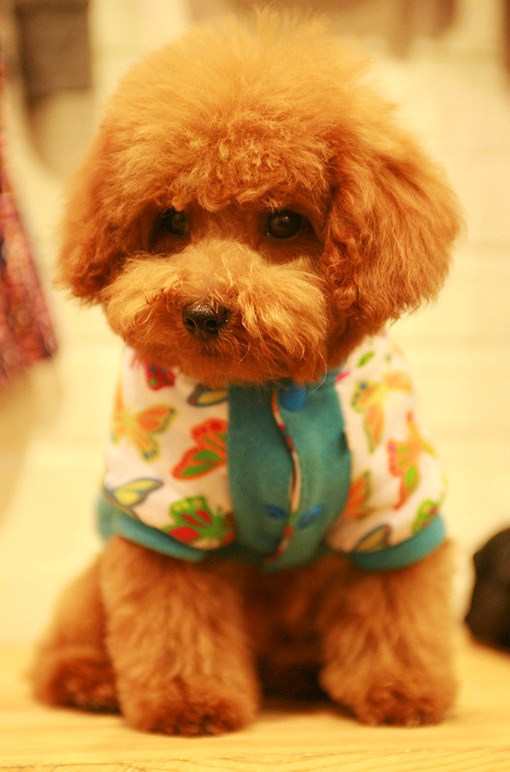
#> input picture utils/2.jpg, 510 x 772 px
$ python bitmap.py
#> lines starting #> are read from the running program, lines starting #| are printed output that depends on the picture
#> further down, image is the input picture: shape (772, 510, 3); mean B, G, R 73.8, 142.8, 198.9
import cv2
import numpy as np
import struct

def img_to_bit(image):
	rows = image.shape[0]
#> rows = 772
	cols = image.shape[1]
#> cols = 510
	channels = image.shape[2]
#> channels = 3

	fileSave = open('patch.bin','wb')
	for i in range(0,rows):
		for j in range(0,cols):
			fileSave.write(image[i,j,2])
	for i in range(0,rows):
		for j in range(0,cols):
			fileSave.write(image[i,j,1])
	for i in range(0,rows):
		for j in range(0,cols):
			fileSave.write(image[i,j,0])
	fileSave.close()

def bit_to_img(imageRead):
	rows = imageRead.shape[0]
#> rows = 772
	cols = imageRead.shape[1]
#> cols = 510
	fileReader = open('patch.bin','rb')
	for i in range(0,rows):
		for j in range(0,cols):
			a = struct.unpack("B",fileReader.read(1))
			imageRead[i,j,2] = a[0]
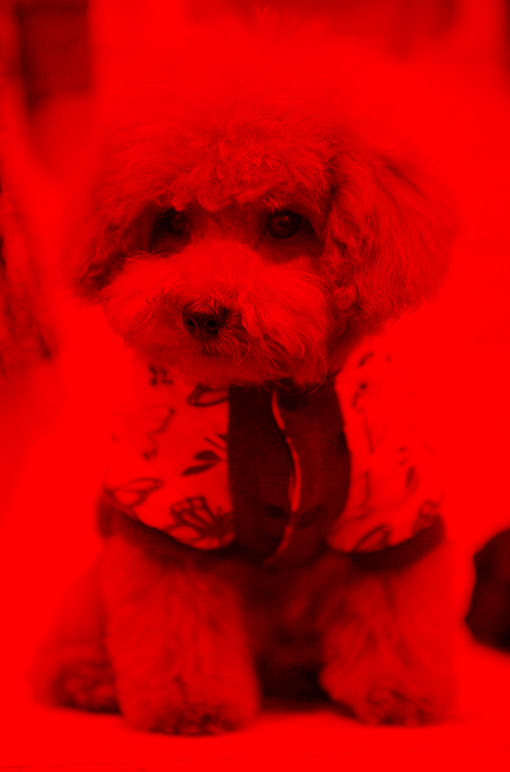
#> imageRead: shape (772, 510, 3); mean of channels 0, 1, 2 0, 0, 198.9; drawn as B, G, R
	for i in range(0,rows):
		for j in range(0,cols):
			a = struct.unpack("B",fileReader.read(1))
			imageRead[i,j,1] = a[0]
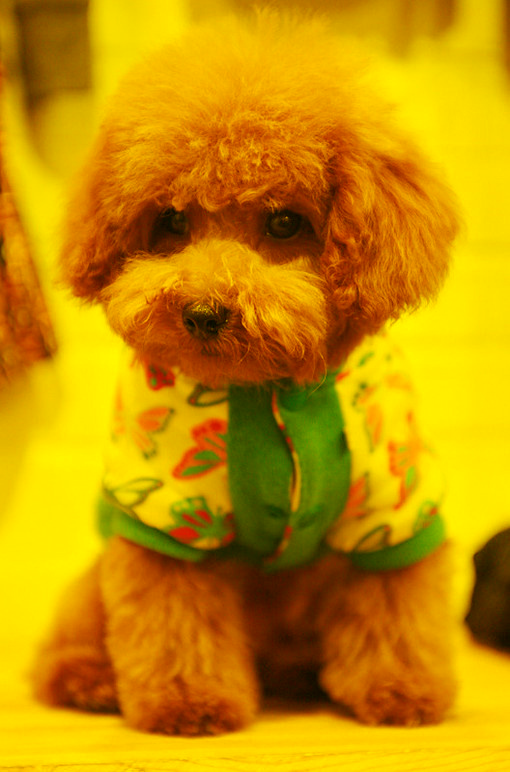
#> imageRead: shape (772, 510, 3); mean of channels 0, 1, 2 0, 142.8, 198.9; drawn as B, G, R
	for i in range(0,rows):
		for j in range(0,cols):
			a = struct.unpack("B",fileReader.read(1))
			imageRead[i,j,0] = a[0]
	fileReader.close()


image = cv2.imread("2.jpg")
imageRead = np.zeros(image.shape,np.uint8)
img_to_bit(image)
bit_to_img(imageRead)

cv2.imshow("src",image)
cv2.imshow("dst",imageRead)
cv2.waitKey(0)
cv2.destroyAllWindows()
